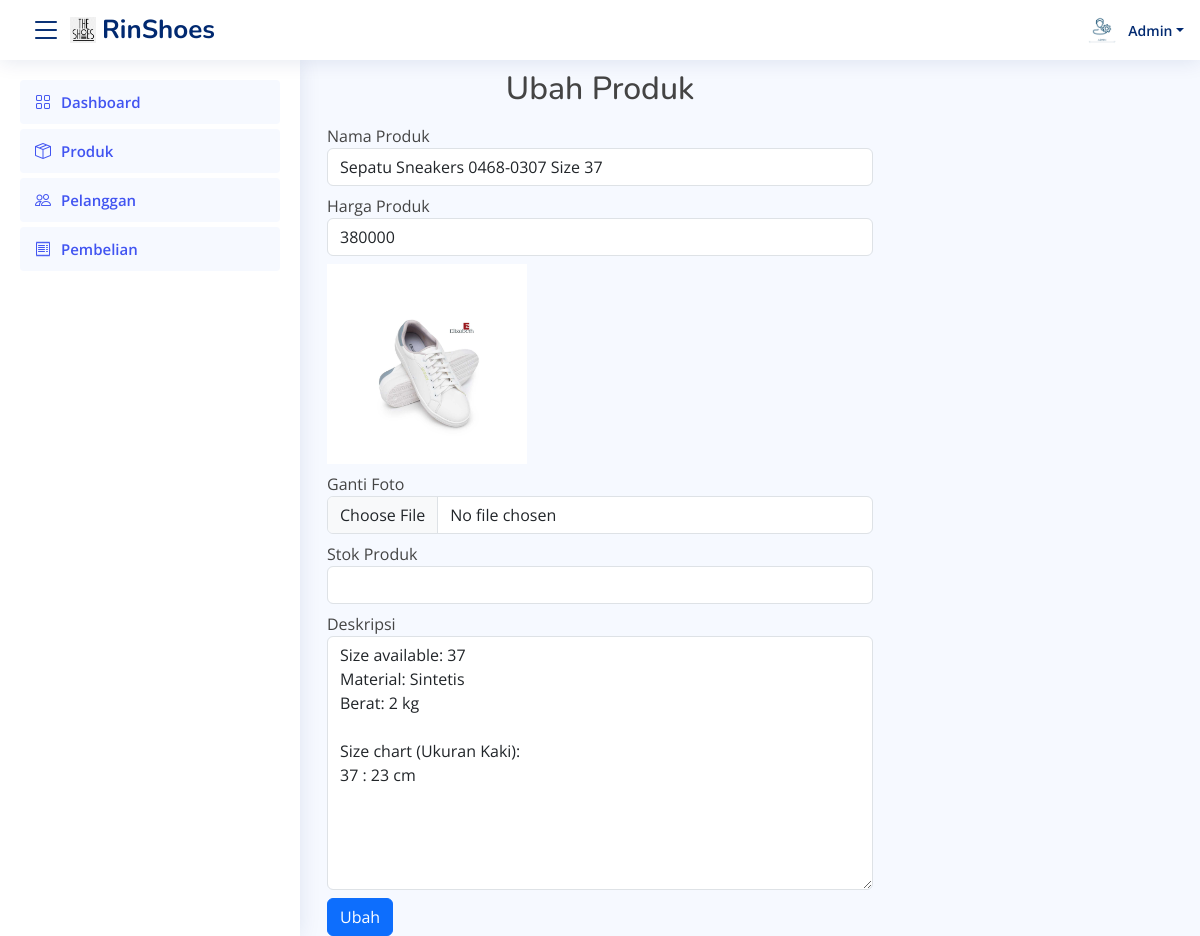
Screenshot of /admin/index.php?halaman=ubahproduk&id=1 (signed in) with the database file from the repository.
### tables this page shows
CREATE TABLE `produk` (
  `id_produk` int(11) NOT NULL,
  `nama_produk` varchar(50) NOT NULL,
  `harga_produk` int(11) NOT NULL,
  `foto_produk` varchar(100) NOT NULL,
  `deskripsi_produk` varchar(100) NOT NULL,
  `stok_produk` int(11) NOT NULL
);

### admin/ubahproduk.php (the view, shortened to what this page needs)
<?php
    require "../koneksi.php";
?>
<link href="../assets/css/style.css" rel="stylesheet">
<?php
    $sql = mysqli_query($koneksi,"SELECT * FROM produk WHERE id_produk='$_GET[id]'");
    $pecah = mysqli_fetch_assoc($sql);
?>
<div class="container">
    <div class="row justify-content-center title-container">
        <h2 class="text-center">Ubah Produk</h2>
    </div>
    <div class="row justify-content-center">
        <div class="col-lg-6">
            <form method="post" enctype="multipart/form-data">
                <div class="form-group mt-2">
                    <label>Nama Produk</label>
                    <input type="text" name="nama" class="form-control" value="<?php echo $pecah['nama_produk'];?>">
                </div>
                <div class="form-group mt-2">
                    <label>Harga Produk</label>
                    <input type="number" name="harga" class="form-control" value="<?php echo $pecah['harga_produk'];?>">
                </div>
                <div class="form-group mt-2">
                    <img src="../foto_produk/<?php echo $pecah['foto_produk'] ?>" width="200">
                </div>
                <div class="form-group mt-2">
                    <label>Ganti Foto</label>
                    <input type="file" name="foto" class="form-control">
                </div>
                <div class="form-group mt-2">
                    <label>Stok Produk</label>
                    <input type="number" name="stok" class="form-control">
                </div>
                <div class="form-group mt-2">
                    <label>Deskripsi</label>
                    <textarea name="deskripsi" class="form-control" rows="10"><?php echo $pecah['deskripsi_produk'];?></textarea>
                </div>
                <button class="btn btn-primary mt-2" name="ubah">Ubah</button>
            </form>
        </div>
    </div>
</div>

### assets/css/style.css (style rules this page uses)
:root { scroll-behavior: smooth; }
body { font-family: "Open Sans", sans-serif; background: #f6f9ff; color: #444444; }
h1, h2, h3, h4, h5, h6 { font-family: "Nunito", sans-serif; }
.title-container { margin-top: 70px; }

### rows the page displays
produk: nama "Sepatu Sneakers 0468-0307 Size 37", harga "380000", foto_produk (picture), deskripsi "Size available: 37 Material: Sintetis Berat: 2 kg Size chart (Ukuran Kaki): 37 : 23 cm"
